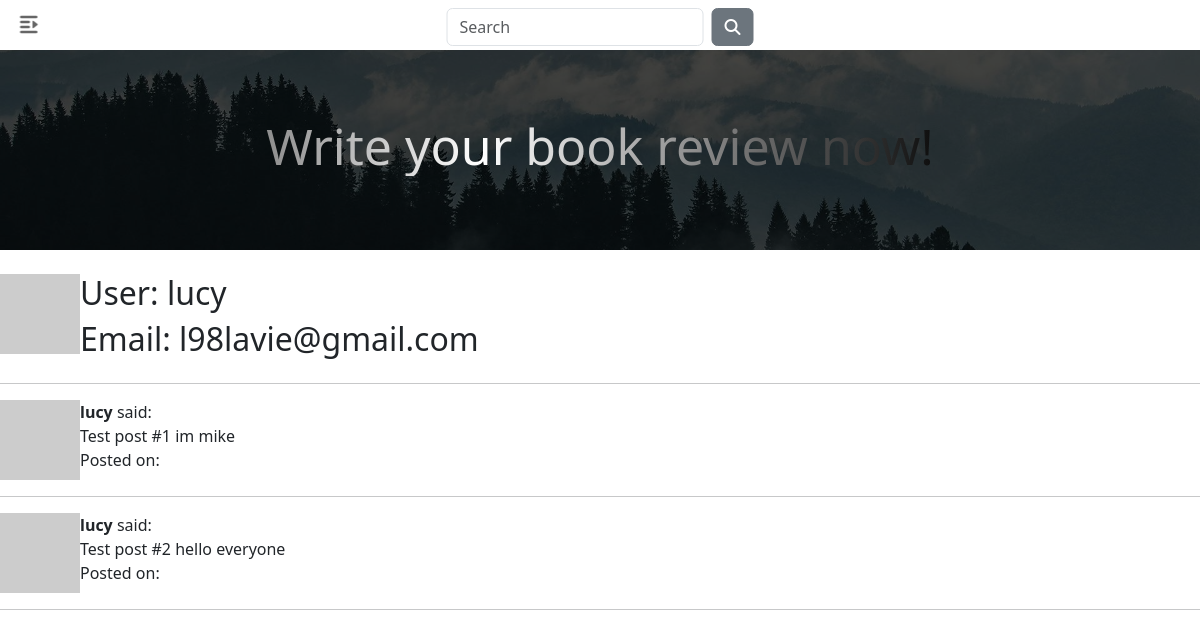
/user/lucy (signed in), run on the app's committed database.
### app/models.py (models this page shows, shortened)
class User(UserMixin, db.Model):
    id: so.Mapped[int] = so.mapped_column(primary_key=True)
    username: so.Mapped[str] = so.mapped_column(sa.String(64), index=True,
                                                unique=True)
    email: so.Mapped[str] = so.mapped_column(sa.String(120), index=True,
                                             unique=True)
    password_hash: so.Mapped[Optional[str]] = so.mapped_column(sa.String(256))
    posts: so.WriteOnlyMapped['Post'] = so.relationship(
        back_populates='author')
    about_me: so.Mapped[Optional[str]] = so.mapped_column(sa.String(140))
    last_seen: so.Mapped[Optional[datetime]] = so.mapped_column(
        default=lambda: datetime.now(timezone.utc))
    def avatar(self, size):
        digest = md5(self.email.lower().encode('utf-8')).hexdigest()
        return f'https://www.gravatar.com/avatar/{digest}?d=identicon&s={size}'

### app/routes.py (the view)
@app.route('/user/<username>')
@login_required
def user(username):
    user = db.first_or_404(sa.select(User).where(User.username == username))
    posts = [
        {'author': user, 'body': 'Test post #1 im mike'},
        {'author': user, 'body': 'Test post #2 hello everyone'}
    ]
    return render_template('user.html', user=user, posts=posts)

### app/models.py (called while the page is built)
@login.user_loader
def load_user(id):
    return db.session.get(User, int(id))

### app/routes.py (called while the page is built)
@app.before_request
def before_request():
    if current_user.is_authenticated:
        current_user.last_seen = datetime.now(timezone.utc)
        db.session.commit()

### app/templates/user.html (shortened to what this page needs)
{% extends "base.html" %}
{% block content %}
<div>
  <table>
    <tr valign="top">
        <td><img src="{{ user.avatar(128) }}"></td>
        <td><h2>User: {{ user.username }}</h2>
        <h2>Email: {{ user.email }}</h2>
        {% if user.last_seen %}<span>Last seen on: {{ user.last_seen }}</span>{% endif %}</td>
    </tr>
</table>
<hr>
{% for post in posts %}
    {% include '_post.html' %}
{% endfor %}
  </div>
{% endblock %}

### app/templates/_post.html
<table>
  <tr valign="top">
      <td style:"width=70px"><img src="{{ post.author.avatar(80) }}"></td>
      <td>
        <strong>{{ post.author.username }}</strong> said:<br>{{ post.body }}<br>
        Posted on:  {{ post.timestamp }}</td>
  </tr>
</table><hr>

### app/static/index.css (style rules this page uses)
* { padding: 0; margin: 0; box-sizing: border-box; }
body { width: 100vm; min-height: 100vh; background-color: #f2f2f2; }

### data on the page
User: username "lucy", email "l98lavie@gmail.com", author.username "lucy" "lucy"

### other printed values
{{ post.body }} "Test post #1 im mike" "Test post #2 hello everyone"
